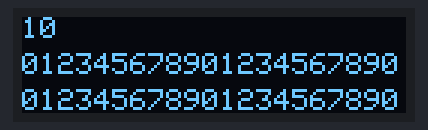
Recording of a sketch running on a simulated ESP32. Shown: 128×32 one-colour display. The modem accepts every AT command (registered, SIM ready, sends succeed) and sends nothing else; what the sketch prints to the serial monitor is not drawn.

Above: at 2.2 s.
At 4.2 s:
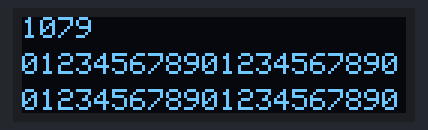
At 6.2 s:
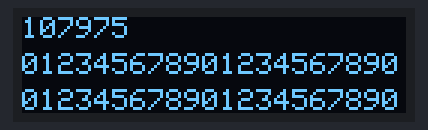
At 12.3 s:
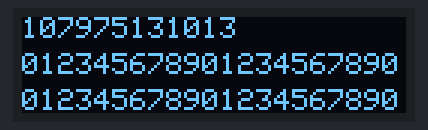
At 16.3 s:
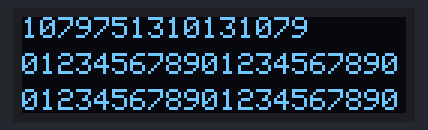
At 22.3 s:
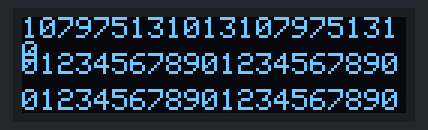

Measured:
- what the display in image 0 shows lasts 2.1 s, from 2.1 s to 4.2 s

The sketch:

004_ESP32_R896_LCD.ino
```cpp
/*
 * This ESP32 code is created by esp32io.com
 *
 * This ESP32 code is released in the public domain
 *
 * For more detail (instruction and wiring diagram), visit https://esp32io.com/tutorials/esp32-oled
 */
 //https://esp32io.com/tutorials/esp32-oled

 /*
 работает для ESP и 0,91" OLED дисплеем
 003 сделал функцию кторая выводит на дисплей- работает
 */


/*
Лог обмена с модулем
AT
+OK
AT+MODE?
+MODE=0
AT+IPR?
+IPR=115200
AT+PARAMETER?
+PARAMETER=12,7,1,4
AT+BAND?
+BAND=915000000
AT+ADDRESS?
+ADDRESS=0
AT+NETWORKID?
+NETWORKID=0
AT+CPIN?
+CPIN=00000000000000000000000000000000
AT+CRFOP?
+CRFOP=15
AT+SEND?
+SEND=0,8,FUCKfuck
AT+VER?
+VER=RYLR89C_V1.2.4
AT+UID?
+ERR=4
*/
/*
лог записан через termite(включен Append CR+LF)
В проге Terminal 1.9b нужно в конце добавлять $0D$0A (AT$0D$0A)
***послать HELLO с настройками по умолчанию :
AT+SEND=0,5,HELLO
должно вернутся;
+OK
***в терминале получателя должно появится
+RCV=0,5,HELLO,-49,36
*/
/*
https://hackaday.io/project/181137-review-013-reyax-rylr896-lora-transceiver-module
https://www.espruino.com/RYLR
*/

#include <Wire.h>
#include <Adafruit_GFX.h>
#include <Adafruit_SSD1306.h>
#define RXD2 16
#define TXD2 17

#define SCREEN_WIDTH 128 // OLED width,  in pixels
#define SCREEN_HEIGHT 32 // OLED height, in pixels

// create an OLED display object connected to I2C
Adafruit_SSD1306 oled(SCREEN_WIDTH, SCREEN_HEIGHT, &Wire, -1);

void setup() {
// Note the format for setting a serial port is as follows: Serial2.begin(baud-rate, protocol, RX pin, TX pin);
  Serial.begin(115200);
  //Serial1.begin(9600, SERIAL_8N1, RXD2, TXD2);
  Serial2.begin(115200, SERIAL_8N1, RXD2, TXD2);
  Serial.println("Serial Txd is on pin: "+String(TX));
  Serial.println("Serial Rxd is on pin: "+String(RX));

  Serial2.print("AT\r\n");   //общаемся с молулем,посылаем команду AT
  delay(100);
  Serial.print(char(Serial2.read()));

  //посылаем тестовое сообщение в эфир
   Serial2.print("AT+SEND=0,8,ArduHelo\r\n");   //send "HELLO" to address 0("5" bytes)

  // initialize OLED display with I2C address 0x3C
  if (!oled.begin(SSD1306_SWITCHCAPVCC, 0x3C)) {
    Serial.println(F("failed to start SSD1306 OLED"));
    while (1);
  }//end setup

}
void LCDShowText( String  mes1,
                  String  mes2,
                  String  mes3);

void loop() {

  //то что пришло от лоры посылаем в компорт и наоборот.
  //то что пришло с компорт посылаем лоре.
  String var1= "";
 while (Serial2.available()) {

    //Serial.print(char(Serial2.read()));

    var1+=String(Serial2.read());
    Serial.print(var1.c_str());
    LCDShowText(var1,"012345678901234567890","012345678901234567890");
  }

//  LCDShowText ("012345678901234567890","012345678901234567890","012345678901234567890");

}//end loop

void LCDShowText( String  mes1,
                  String  mes2,
                  String  mes3){
//на LDC помещается 21 символов в ряд
   delay(2000);                // wait two seconds for initializing
  oled.clearDisplay();         // clear display

  oled.setTextSize(1);         // set text size
  oled.setTextColor(WHITE);    // set text color
  oled.setCursor(0, 0);        // set position to display
  oled.println(mes1);          // set text

  oled.setTextSize(1);         // set text size
  oled.setTextColor(WHITE);    // set text color
  oled.setCursor(0, 12);       // set position to display
  oled.println(mes2);           // set text

  oled.setTextSize(1);         // set text size
  oled.setTextColor(WHITE);    // set text color
  oled.setCursor(0, 24);       // set position to display
  oled.println(mes3);           // set text

  oled.display();              // display on OLED
 }
```
